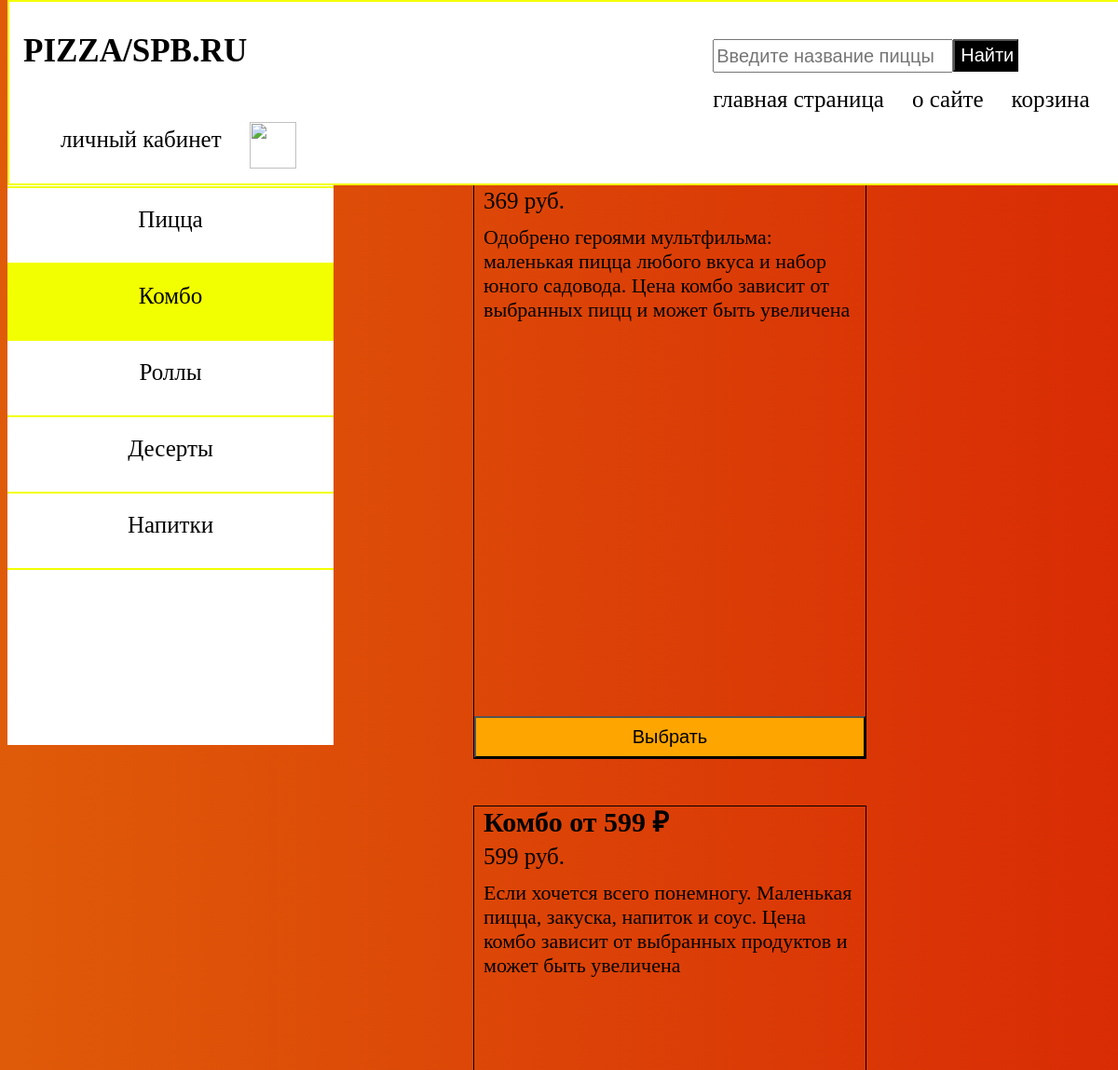
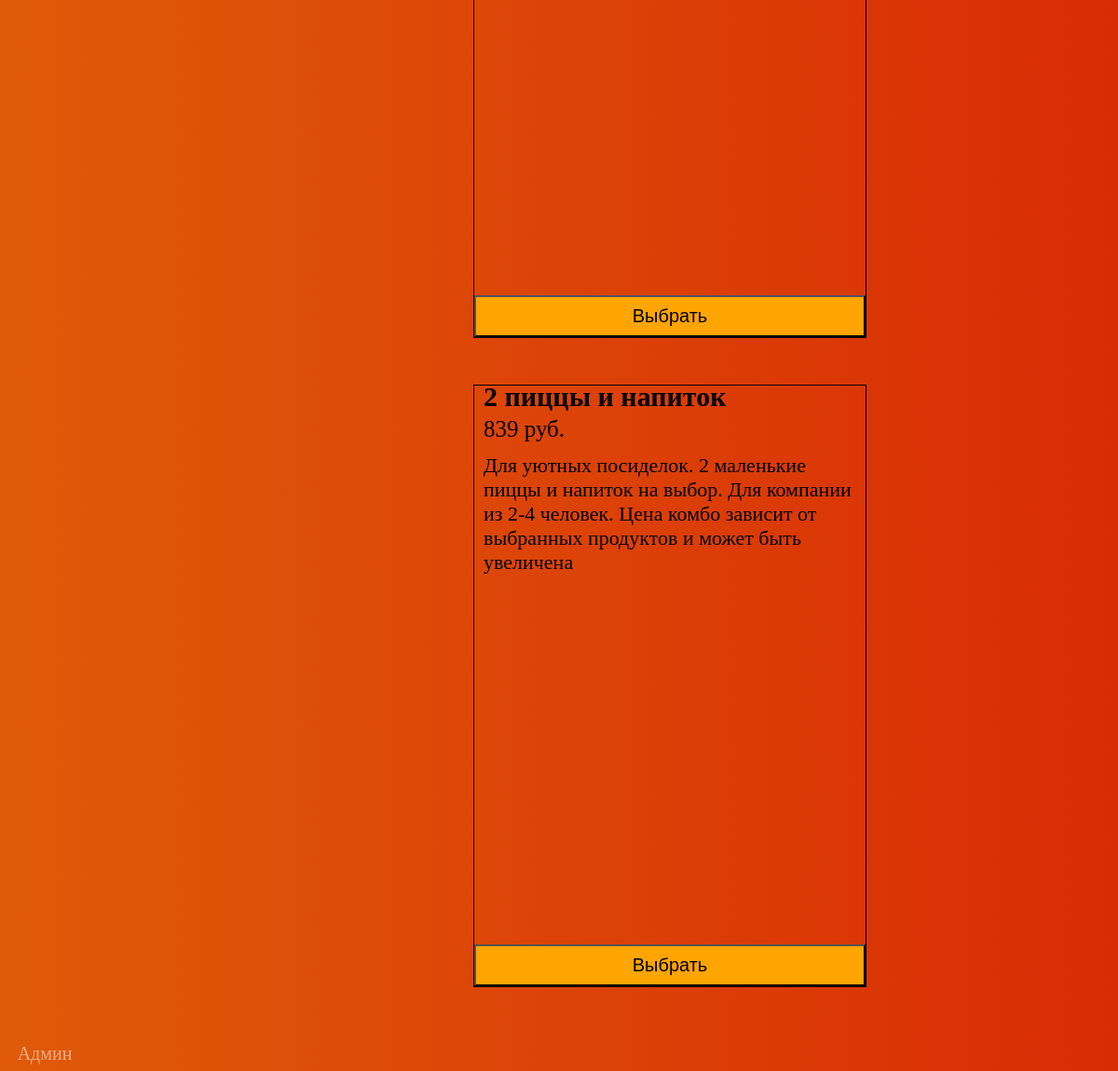
The page //combo on the database its author committed (2 pictures, top to bottom).
### main/models.py (models this page shows, shortened)
class MainProduct(models.Model):
    image = models.CharField('Изображение', max_length=250)
    name= models.CharField('Название напитка', max_length=20)
    price=models.CharField('price', max_length=5)
    description=models.TextField('Краткое описание')
    category = models.CharField('Категория', max_length=50)
    class Meta:
        verbose_name = "Десерт"
        verbose_name_plural = "Десерты"

### main/views.py (the view)
# urls.py: path('/combo', views.combo, name="combo"),
def combo(request):
    object = MainProduct.objects.filter(category="combo")
    return render(request, 'main/combo.html', { 'object' : object})

### main/templates/main/combo.html (shortened to what this page needs)
{% extends 'main/late.html'%}
{% block form %}
    <input type="text" placeholder="Введите название пиццы">
    <button type="button" name="button" class="btn" >Найти</button>
{% endblock %}
{% block content %}
<div class="main-block-content">
  <aside class="filter-panel">
    <div class="flter-box">
        <div class="case">
            <a href="{% url 'all' %}" class="filter">Без фильтров</a><br>
         </div>
         <div class="case">
            <a href="{% url 'home'%}" class="filter">Пицца</a><br>
         </div>
         <div class="case yellow">
            <a href="{% url 'combo' %}" class="filter">Комбо</a><br>
        </div>
        <div class="case">
            <a href="{% url 'role' %}" class="filter">Роллы</a><br>
        </div>
        <div class="case">
            <a href="{% url 'dessert' %}" class="filter">Десерты</a><br>
        </div>
        <div class="case">
            <a href="{% url 'drink' %}" class="filter">Напитки</a><br>
        </div>
    </div>
  </aside>
<div class="block-content">
    {% for el in object %}
        <div class="contaner" >
            <div class='contaner1'>
            <div class='name'>
                <h1>{{el.name}}</h1>
            </div>
            <div class='price'><p>{{el.price}} руб.</p></div>
            <div class="text-content">
                <p>{{ el.description}}</p>
            </div>
            </div>
            <div class="button">
                <a href="{% url "product-detail" el.id %}"><button type="button" name="button" id='{{el.id}}' class="add-to-cart">Выбрать</button></a>
            </div>
        </div>
    {% endfor %}
</div>
<div class="admin" >
    <a href="{% url 'paneladmin' %}" class="paneladmin" >Админ</a>
</div>
</div>
    {% endblock%}

### main/templates/main/late.html (shortened to what this page needs)
{% load static %}
<!DOCTYPE html>
<html lang="ru" dir="ltr">
  <head>
    <link rel="stylesheet" href="{% static 'main/index.css'%}">
    <link rel="stylesheet" href="{% static 'main/main.css'%}">
  </head>
  <body>
    <div class="main">
      <div class="block">
          <div class="header">
              <h1>PIZZA/SPB.RU</h1>
          </div>
          <div class="form">
              <form action="">
                {% block form %}
                {% endblock %}
              </form>
          </div>
            <div class="list">
                <ul>
                    <li><a href="{% url 'home' %}">главная страница</a></li>
                    <li><a href="{% url 'about' %}">о сайте</a></li>
                    <li><a href="{% url 'cart' %}">корзина</a></li>
                    <li><a href="{% url 'account' %}">личный кабинет</a></li>
                    <li><a href="{% url 'avtoriz' %}"><img class="user" src="https://cdn.icon-icons.com/icons2/933/PNG/512/round-account-button-with-user-inside_icon-icons.com_72596.png"></a></li>
                  </ul>
            </div>
      </div>
      {% block content %}
      {% endblock %}
    </div>
  </body>
</html>

### main/static/main/index.css (style rules this page uses)
body { background: linear-gradient(45deg, #df5b09, #d92c05 ); }
.block { position: fixed; top:0; display: block; background-color: #ffffff; border: solid 2px #f2ff00; width: 100%; padding: 10px 15px; z-index: 1; }
.header { display: block; float: left; margin-right: 500px; }
h1 { color: black; font-size: 35px; }
.form form { position: relative; display: block; width: 350px; float: left; margin-right: 100px; }
input { display: block; float: left; margin-top: 30px; height: 30px; justify-content: center; width: 250px; color: black; font-size: 20px; margin-right: 0,03px; }
.btn { display: block; height: 35px; width: 70px; color: #ffffff; background-color: black; margin-top: 30px ; font-size: 20px; }
.list ul li { position: relative; display: block; float: left; margin-top: 15px; margin-right: 30px; list-style: none; }
.list ul li a { font-size: 25px; color: black; text-decoration: none; }
.user { width: 50px; height: 50px; margin-top: -5px; }
.block-content { position: relative; display: block; width: 85%; padding: 10px 50px; margin-top: 150px; margin-left: 450px; }
.contaner { position: relative; display: block; float: left; width: 420px; margin-right: 40px; border: 1px solid black; margin-bottom: 50px; }
.contaner1 { height: 590px; }
.name h1 { display: block; font-size: 30px; margin:-5px 0px 10px 10px; }
.text-content { display: block; margin-top: -3px; margin-left: 10px; margin-right: 10px; font-size: 22px; }
.button a { list-style: none; text-decoration: none; }
.button button { display: block; margin-top: 10px; width: 100%; height: 45px; text-align: center; color: black; font-size: 20px; background-color: orange; transition: all .001 ease; }
.price p { font-size: 25px; color: black; margin: -6px 10px; margin-bottom: -10px; }
.main { position: absolute; width: 100%; }
.admin a { position: relative; display: block; width: 80px; height: 30px; }
.paneladmin { display: block; width: 100%; list-style: none; text-decoration: none; font-size: 20px; opacity: .5; transition: all 0.5s ease; color: #ffffff; text-align: center; }

### main/static/main/main.css (style rules this page uses)
.main-block-content { position: relative; display: flex; width: 100%; flex-wrap: wrap; }
.filter-panel { position: fixed; top:0; display: block; width: 350px; height: 100vh; background-color: #fff; }
.flter-box { position: relative; display: flex; margin-top: 120px; width: 100%; height: auto; flex-wrap: wrap; }
.case { display: flex; width: 100%; height: 60px ; border-bottom: 2px solid #f2ff00; justify-content: center; text-align: center; padding-top: 20px ; }
.filter { text-decoration: none; color: black; font-size: 25px; text-align: center; }
.yellow { background-color:#f2ff00 ; }

### rows shown on the page
MainProduct: price "369", description "Одобрено героями мультфильма: маленькая пицца любого вкуса и набор юного садовода. Цена комбо зависит от выбранных пицц и может быть увеличена"
MainProduct: name "Комбо от 599 ₽", price "599", description "Если хочется всего понемногу. Маленькая пицца, закуска, напиток и соус. Цена комбо зависит от выбранных продуктов и может быть увеличена"
MainProduct: name "2 пиццы и напиток", price "839", description "Для уютных посиделок. 2 маленькие пиццы и напиток на выбор. Для компании из 2-4 человек. Цена комбо зависит от выбранных продуктов и может быть увеличена"
